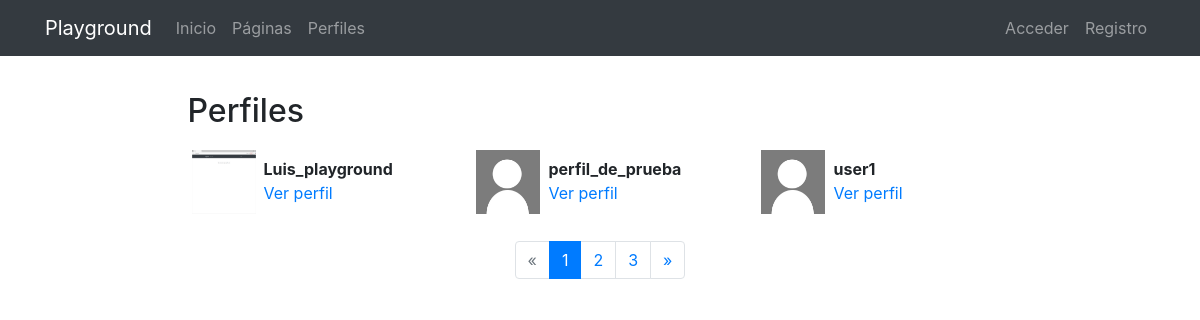
/profiles/, run on the app's committed database.
### registration/models.py (models this page shows)
class Profile(models.Model):
    user = models.OneToOneField(User, on_delete=models.CASCADE)
    avatar = models.ImageField(upload_to=custom_upload_to, null=True, blank=True)
    bio = models.TextField(null=True, blank=True)
    link = models.URLField(max_length=200, null=True, blank=True)
    class Meta:
        ordering = ['user__username']

### Profiles/views.py (the view)
# urls.py: path('', ProfileListView.as_view(), name='profile_list'),
class ProfileListView(ListView):
    model = Profile
    template_name = 'Profiles/profile_list.html'
    paginate_by= 3

### Profiles/templates/Profiles/profile_list.html (shortened to what this page needs)
{% extends 'core/base.html' %}
{% load static %}
{% block content %}
<main role="main">
  <div class="container">
    <div class="row mt-3">
      <div class="col-md-9 mx-auto mb-5">
        <h2>Perfiles</h2>
        <div class="row">
          {% for profile in profile_list %}
            <div class="col-md-4 mt-2 mb-3 ">
              <div class="row p-1">
                <div class="col-md-12">
                  {% if profile.avatar %}
                    <img src="{{profile.avatar.url}}" class="img-fluid profile-avatar">
                  {% else %}
                    <img src="{% static 'registration/img/no-avatar.jpg' %}" class="img-fluid profile-avatar">
                  {% endif %}
                  <p class="profile-data">
                    <b>{{profile.user|truncatechars:"16"}}</b><br>
                    <a href="{% url 'profiles:profile_detail' profile.user %}">Ver perfil</a>
                  </p>
                </div>
              </div>
            </div>
          {% endfor %}
        </div>
        {% if is_paginated %}
          <nav aria-label="Page navigation">
            <ul class="pagination justify-content-center">
              {% if page_obj.has_previous %}
                <li class="page-item ">
                  <a class="page-link" href="?page={{ page_obj.previous_page_number }}">&laquo;</a>
                </li>
              {% else %}
                <li class="page-item disabled">
                  <a class="page-link" href="#" tabindex="-1">&laquo;</a>
                </li>
              {% endif %}
              {% for i in paginator.page_range %}
                <li class="page-item {% if page_obj.number == i %}active{% endif %}">
                  <a class="page-link" href="?page={{ i }}">{{ i }}</a>
                </li>
              {% endfor %}
              {% if page_obj.has_next %}
                <li class="page-item ">
                  <a class="page-link" href="?page={{ page_obj.next_page_number }}">&raquo;</a>
                </li>
              {% else %}
                <li class="page-item disabled">
                  <a class="page-link" href="#" tabindex="-1">&raquo;</a>
                </li>
              {% endif %}
            </ul>
          </nav>
        {% endif %}
      </div>
    </div>
  </div>
</main>
{% endblock %}

### core/static/core/css/main.css (style rules this page uses)
main { padding-top: 20px; }
:root { --jumbotron-padding-y: 3rem; }

### Profiles/templates/Profiles/profile_list.html (style rules this page uses)
.profile-avatar { float:left;width:4rem;height:4rem }
.profile-data { padding-left:4.5rem;padding-top:.4rem; }

### data on the page
Profile: avatar (picture), user "Luis_playground"
Profile: user "perfil_de_prueba"
Profile: user "user1"

### other printed values
{{ i }} "1" "2" "3"
